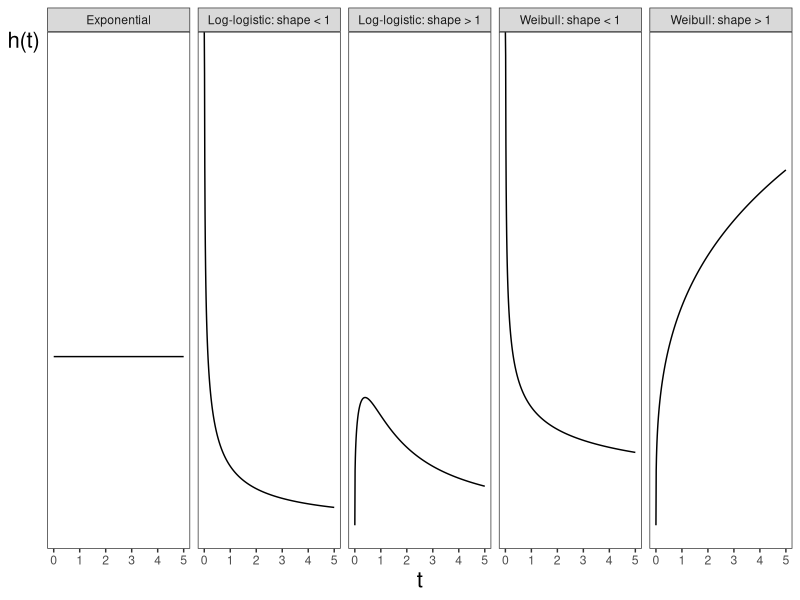

Reproduce this figure in R.
library(survival)
library(ggplot2)
library(reshape2)

theme_set(theme_bw())

rng <- data.frame(x <- c(0, 5))
xx <- seq(0, 5, by = 0.01)

# exponential survival
# S(t) = exp^{-lambda t}
# h(t) = lambda
exp.surv <- function(time, lambda) {
  exp(-(lambda) * time)
}

exp.haz <- function(time, lambda) {
  lambda
}


# Weibull survival
# S(t) = exp^{-lambda t^p}
# h(t) = lambda p t^{p - 1}
wei.surv <- function(time, lambda, p) {
  tt <- time**p
  exp(-(lambda) * tt)
}

wei.haz <- function(time, lambda, p) {
  tt <- time**(p - 1)
  lambda * p * tt
}


# log-logistic survival
# S(t) = \frac{1}{1 + lambda t^{p}}
# h(t) = \frac{lambda p t^{p - 1}}{1 + lambda t^{p}}
lgn.surv <- function(time, lambda, p) {
  tt <- time**p
  bot <- 1 + (lambda * tt)
  1 / bot
}

lgn.haz <- function(time, lambda, p) {
  t1 <- time**(p - 1)
  top <- lambda * p * t1

  t2 <- time**p
  bot <- 1 + (lambda * t2)

  top / bot
}


lambda <- 1
p1 <- 1.3
p2 <- 0.7

eh <- exp.haz(xx, lambda)
whi <- wei.haz(xx, lambda, p1)
whd <- wei.haz(xx, lambda, p2)
lhi <- lgn.haz(xx, lambda, p1)
lhd <- lgn.haz(xx, lambda, p2)

haz.mod <- cbind(eh, whi, whd, lhi, lhd)
haz.mod <- melt(haz.mod)
haz.mod$Var1 <- rep(xx, 5)
haz.mod$Var2 <- as.character(haz.mod$Var2)
haz.mod$Var2[haz.mod$Var2 == 'eh'] <- 'Exponential'
haz.mod$Var2[haz.mod$Var2 == 'whi'] <- 'Weibull: shape > 1'
haz.mod$Var2[haz.mod$Var2 == 'whd'] <- 'Weibull: shape < 1'
haz.mod$Var2[haz.mod$Var2 == 'lhi'] <- 'Log-logistic: shape > 1'
haz.mod$Var2[haz.mod$Var2 == 'lhd'] <- 'Log-logistic: shape < 1'

ghaz <- ggplot(haz.mod, aes(x = Var1, y = value)) + geom_line()
ghaz <- ghaz + labs(x = 't', y = 'h(t)')
ghaz <- ghaz + theme(axis.title.y = element_text(angle = 0, size = 16),
                     axis.title.x = element_text(size = 16),
                     axis.text.y = element_blank(),
                     axis.ticks.y = element_blank(),
                     panel.grid = element_blank())
ghaz <- ghaz + facet_grid(. ~ Var2)

ggsave(filename = './figure/hazard.png', plot = ghaz, width = 10, height = 4)
